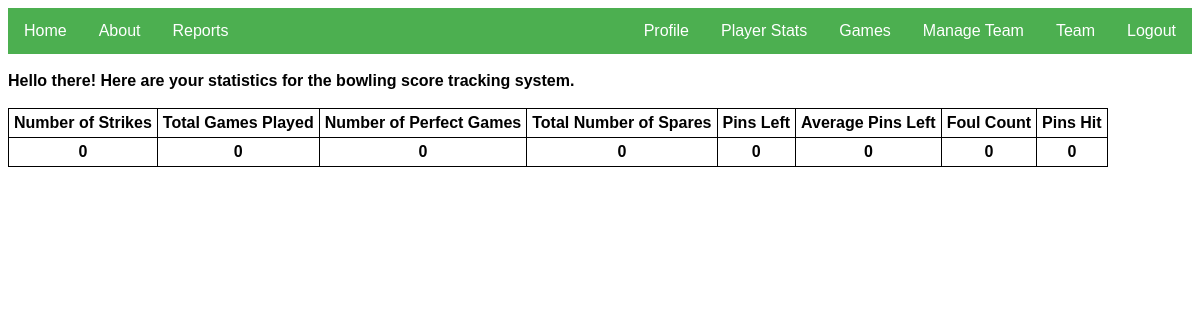
Screenshot of /statistics.php (signed in) with the database file from the repository.
### tables this page shows
CREATE TABLE Player_Stats (
  Stat_ID             INT PRIMARY KEY AUTO_INCREMENT,
  Player_ID           INT UNIQUE,
  Strikes             INT NOT NULL DEFAULT 0,
  Games_Played        INT NOT NULL DEFAULT 0,
  Perfect_Games       INT NOT NULL DEFAULT 0,
  Spares              INT NOT NULL DEFAULT 0,
  Pins_Left           INT NOT NULL DEFAULT 0,
  Average_Pin_Left    DOUBLE NOT NULL DEFAULT 0,
  Foul_Count          INT NOT NULL DEFAULT 0,
  Pins_Hit            INT NOT NULL DEFAULT 0,
  Date_Added          DATETIME,
  Last_Date_Modified  DATETIME,
  FOREIGN KEY (Player_ID) REFERENCES Players(Player_ID)
    ON DELETE CASCADE
    ON UPDATE CASCADE,
  CHECK (Strikes >= 0),
  CHECK (Games_Played >= 0),
  CHECK (Perfect_Games >= 0),
  CHECK (Spares >= 0),
  CHECK (Pins_Left >= 0),
  CHECK (Average_Pin_Left >= 0)
);

### public_html/statistics.php (the view, shortened to what this page needs)
<link rel="stylesheet" type="text/css" href="index.css">
<link rel="stylesheet" type="text/css" href="audit.css">
<?php
function retrieveAllStats($playerID) {
    $conn = connectToDatabase();
    $sql = "select * from Player_Stats where Player_ID = '$playerID'";
    return $conn->query($sql);
}
function displayAllStatsForPlayer($playerID) {
    $result = retrieveAllStats($playerID);
    if($result->num_rows > 0) {
        echo '<br><table>';
        echo '<tr><th>Number of Strikes</th><th>Total Games Played</th><th>Number of Perfect Games</th><th>Total Number of Spares</th>';
        echo '<th>Pins Left</th><th>Average Pins Left</th><th>Foul Count</th><th>Pins Hit</th>';
        echo '</tr>';
        while($row = $result->fetch_assoc()) {
            echo '<tr>';
            echo '<th>' . $row['Strikes'] . '</th>';
            echo '<th>' . $row['Games_Played'] . '</th>';
            echo '<th>' . $row['Perfect_Games'] . '</th>';
            echo '<th>' . $row['Spares'] . '</th>';
            echo '<th>' . $row['Pins_Left'] . '</th>';
            echo '<th>' . round($row['Average_Pin_Left'], 3) . '</th>';
            echo '<th>' . $row['Foul_Count'] . '</th>';
            echo '<th>' . $row['Pins_Hit'] . '</th>';
            echo '</tr>';
        }
        echo '</table>';
    }
    else {
        echo 'No statistics found.';
    }
}
if($_SESSION['player_id']) {
    echo '<br><b>Hello there! Here are your statistics for the bowling score tracking system.</br>';
    displayAllStatsForPlayer($_SESSION['player_id']);
}
else {
    echo "<br>Fatal Error, cannot find player_ID.";
}
?>

### public_html/audit.css (style rules this page uses)
table, th, td { border: 1px solid black; border-collapse: collapse; }
th, td { padding: 5px; }

### rows the page displays
player_stats: Strikes "0", Games_Played "0", Perfect_Games "0", Spares "0", Pins_Left "0", Average_Pin_Left "0", Foul_Count "0", Pins_Hit "0"
